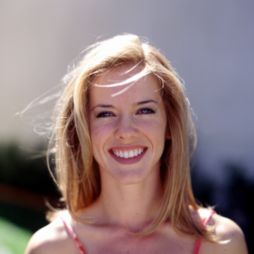
%> input picture matlab/graphonEstimation/deconvtv_v1/data/wind.jpg, 254 x 254 px
$ octave Example_image_denoise.m   (GNU Octave 9; MATLAB toolbox functions it lacks are replaced by stand-ins)
%> lines starting %> are read from the running program, lines starting %| are printed output that depends on the picture
### matlab/graphonEstimation/deconvtv_v1/deconvtv.m
function out = deconvtv(g, H, mu, opts)
%%%%%%%%%%%%%%%%%%%%%%%%%%%%%%%%%%%%%%%
% out = deconvtvl1(g, H, mu, opts)
% deconvolves image g by solving the following TV minimization problem
%
% min  mu  || Hf - g ||_1 + ||f||_TV
% min mu/2 || Hf - g ||^2 + ||f||_TV
%
% where ||f||_TV = sum_{x,y,t} sqrt( a||Dxf||^2 + b||Dyf||^2 + c||Dtf||^2),
% Dxf = f(x+1,y, t) - f(x,y,t)
% Dyf = f(x,y+1, t) - f(x,y,t)
% Dtf = f(x,y, t+1) - f(x,y,t)
%
% Input:      g      - the observed image, can be gray scale, color, or video
%             H      - point spread function
%            mu      - regularization parameter
%     opts.method    - either 'l1' or {'l2'}
%     opts.rho_r     - initial penalty parameter for ||u-Df||   {2}
%     opts.rho_o     - initial penalty parameter for ||Hf-g-r|| {50}
%     opts.beta      - regularization parameter [a b c] for weighted TV norm {[1 1 0]}
%     opts.gamma     - update constant for rho_r {2}
%     opts.max_itr   - maximum iteration {20}
%     opts.alpha     - constant that determines constraint violation {0.7}
%     opts.tol       - tolerance level on relative change {1e-3}
%     opts.print     - print screen option {false}
%     opts.f         - initial  f {g}
%     opts.y1        - initial y1 {0}
%     opts.y2        - initial y2 {0}
%     opts.y3        - initial y3 {0}
%     opts.z         - initial  z {0}
%     ** default values of opts are given in { }.
%
% Output: out.f      - output video
%         out.itr    - total number of iterations elapsed
%         out.relchg - final relative change
%         out.Df1    - Dxf, f is the output video
%         out.Df2    - Dyf, f is the output video
%         out.Df3    - Dtf, f is the output video
%         out.y1     - Lagrange multiplier for Df1
%         out.y2     - Lagrange multiplier for Df2
%         out.y3     - Lagrange multiplier for Df3
%         out.rho_r  - final penalty parameter
%
% Stanley Chan
% Copyright 2011
% University of California, San Diego
%
% Last Modified:
% 30 Apr, 2010 (deconvtvl2)
%  4 May, 2010 (deconvtvl2)
%  5 May, 2010 (deconvtvl2)
%  4 Aug, 2010 (deconvtvl1)
% 20 Jan, 2011 (deconvtv)
%
% %%%%%%%%%%%%%%%%%%%%%%%%%%%%%%%%%%%%%%
path(path,genpath(pwd));

if nargin<3
    error('not enough inputs, try again \n');
elseif nargin==3
    opts = [];
end

if ~isnumeric(mu)
    error('mu must be a numeric value! \n');
end

[rows cols frames] = size(g);

% this doesn't work on Mac, so we choose this manually
%memory_condition = memory;
%max_array_memory = memory_condition.MaxPossibleArrayBytes/16;
max_array_memory= 6.2927e+07;

if rows*cols*frames>0.1*max_array_memory
    fprintf('Warning: possible memory issue \n');
    reply = input('Do you want to continue? [y/n]: ', 's');
    if isequal(reply, 'n')
        out.f = 0;
        return
    end
end

if ~isfield(opts,'method')
    method = 'l2';
else
    method = opts.method;
end

switch method
    case 'l2'
        out = deconvtvl2(g,H,mu,opts);
    case 'l1'
        out = deconvtvl1(g,H,mu,opts);
    otherwise
        error('unknown method \n');
end

### matlab/graphonEstimation/deconvtv_v1/private/deconvtvl1.m
function out = deconvtvl1(g, H, mu, opts)
%%%%%%%%%%%%%%%%%%%%%%%%%%%%%%%%%%%%%%%
% out = deconvtvl1(g, H, mu, opts)
% deconvolves image g by solving the following TV minimization problem
%
% min (mu/2) || Hf - g ||_1 + ||f||_TV
%
% where ||f||_TV = sqrt( a||Dxf||^2 + b||Dyf||^2 c||Dtf||^2),
% Dxf = f(x+1,y, t) - f(x,y,t)
% Dyf = f(x,y+1, t) - f(x,y,t)
% Dtf = f(x,y, t+1) - f(x,y,t)
%
% Input:      g      - the observed image, can be gray scale, or color
%             H      - point spread function
%            mu      - regularization parameter
%     opts.rho_r     - initial penalty parameter for ||u-Df||   {2}
%     opts.rho_o     - initial penalty parameter for ||Hf-g-r|| {50}
%     opts.beta      - regularization parameter [a b c] for weighted TV norm {[1 1 2.5]}
%     opts.gamma     - update constant for rho_r {2}
%     opts.max_itr   - maximum iteration {20}
%     opts.alpha     - constant that determines constraint violation {0.7}
%     opts.tol       - tolerance level on relative change {1e-3}
%     opts.print     - print screen option {false}
%     opts.f         - initial f  {g}
%     opts.y1        - initial y1 {0}
%     opts.y2        - initial y2 {0}
%     opts.y3        - initial y3 {0}
%     opts.z         - initial z {0}
%     ** default values of opts are given in { }.
%
% Output: out.f      - output video
%         out.itr    - total number of iterations elapsed
%         out.relchg - final relative change
%         out.Df1    - Dxf, f is the output video
%         out.Df2    - Dyf, f is the output video
%         out.Df3    - Dtf, f is the output video
%         out.y1     - Lagrange multiplier for Df1
%         out.y2     - Lagrange multiplier for Df2
%         out.y3     - Lagrange multiplier for Df3
%         out.rho_r  - final penalty parameter
%
% Stanley Chan
% Copyright 2010
% University of California, San Diego
%
% Last Modified:
% 30 Apr, 2010 (deconvtv)
%  4 May, 2010 (deconvtv)
%  5 May, 2010 (deconvtv)
%  4 Aug, 2010 (deconvtv_L1)
%%%%%%%%%%%%%%%%%%%%%%%%%%%%%%%%%%%%%%

[rows cols frames] = size(g);

% Check inputs
if nargin<3
    error('not enough input, try again \n');
elseif nargin==3
    opts = [];
end

if ~isnumeric(mu)
    error('mu must be a numeric value! \n');
end


% Check defaults
if ~isfield(opts,'rho_o')
    opts.rho_o = 50;
end
if ~isfield(opts,'rho_r')
    opts.rho_r = 2;
end
if ~isfield(opts,'gamma')
    opts.gamma = 2;
end
if ~isfield(opts,'max_itr')
    opts.max_itr = 20;
end
if ~isfield(opts,'tol')
    opts.tol = 1e-3;
end
if ~isfield(opts,'alpha')
    opts.alpha = 0.7;
end
if ~isfield(opts,'print')
    opts.print = false;
end
if ~isfield(opts,'f')
    opts.f = g;
end
if ~isfield(opts,'y1')
    opts.y1 = zeros(rows, cols, frames);
end
if ~isfield(opts,'y2')
    opts.y2 = zeros(rows, cols, frames);
end
if ~isfield(opts,'y3')
    opts.y3 = zeros(rows, cols, frames);
end
if ~isfield(opts,'z')
    opts.z = zeros(rows, cols, frames);
end
if ~isfield(opts,'beta')
    opts.beta = [1 1 0];
end


% initialize
max_itr   = opts.max_itr;
tol       = opts.tol;
alpha     = opts.alpha;
beta      = opts.beta;
gamma     = opts.gamma;
rho_r     = opts.rho_r;
rho_o     = opts.rho_o;
f         = opts.f;
y1        = opts.y1;
y2        = opts.y2;
y3        = opts.y3;
z         = opts.z;


eigHtH      = abs(fftn(H, [rows cols frames])).^2;
eigDtD      = abs(beta(1)*fftn([1 -1],  [rows cols frames])).^2 + abs(beta(2)*fftn([1 -1]', [rows cols frames])).^2;
if frames>1
    d_tmp(1,1,1)= 1; d_tmp(1,1,2)= -1;
    eigEtE  = abs(beta(3)*fftn(d_tmp, [rows cols frames])).^2;
else
    eigEtE = 0;
end

Htg         = imfilter(g, H, 'circular');
[D,Dt]      = defDDt(beta);

[Df1 Df2 Df3] = D(f);
w       = imfilter(f, H, 'circular') - g;
rnorm   = sqrt(norm(Df1(:))^2 + norm(Df2(:))^2 + norm(Df3(:))^2);

out.relchg = [];
out.objval = [];


if opts.print==true
    fprintf('Running deconvtv (L1 version)  \n');
    fprintf('mu =   %10.2f \n\n', mu);
    fprintf('itr        relchg        ||Hf-g||_1       ||f||_TV         Obj Val            rho_r   \n');
end

for itr = 1:max_itr

    % u-subproblem
    v1 = Df1+(1/rho_r)*y1;
    v2 = Df2+(1/rho_r)*y2;
    v3 = Df3+(1/rho_r)*y3;
    v  = sqrt(v1.^2 + v2.^2 + v3.^2);
    v(v==0) = 1e-6;
    v  = max(v - 1/rho_r, 0)./v;
    u1 = v1.*v;
    u2 = v2.*v;
    u3 = v3.*v;

    % r-subproblem
    r = max(abs(w + 1/rho_o*z)-mu/rho_o, 0).*sign(w+1/rho_o*z);

    % f-subproblem
    f_old = f;
    rhs  = rho_o*Htg + imfilter(rho_o*r-z, H, 'circular') + Dt(rho_r*u1-y1, rho_r*u2-y2, rho_r*u3-y3);
    eigA = rho_o*eigHtH + rho_r*eigDtD + rho_r*eigEtE;
    f    = real(ifftn(fftn(rhs)./eigA));

    % y and z -update
    [Df1 Df2 Df3] = D(f);
    w    = imfilter(f, H, 'circular') - g;

    y1   = y1 - rho_r*(u1 - Df1);
    y2   = y2 - rho_r*(u2 - Df2);
    y3   = y3 - rho_r*(u3 - Df3);
    z    = z  - rho_o*(r - w);


    if (opts.print==true)
        r1norm     = sum(abs(w(:)));
        r2norm     = sum(sqrt(Df1(:).^2 + Df2(:).^2 + Df3(:).^2));
        objval     = mu*r1norm+r2norm;
    end

    rnorm_old  = rnorm;
    rnorm      = sqrt(norm(Df1(:)-u1(:), 'fro')^2 + norm(Df2(:)-u2(:), 'fro')^2 + norm(Df3(:)-u3(:), 'fro')^2);

    if rnorm>alpha*rnorm_old
        rho_r  = rho_r * gamma;
    end


    % relative change
    relchg = norm(f(:)-f_old(:))/norm(f_old(:));
    out.relchg(itr) = relchg;
    if (opts.print==true)
        out.objval(itr) = objval;
    end

    % print
    if (opts.print==true)
        fprintf('%3g \t %6.4e \t %6.4e \t %6.4e \t %6.4e \t %6.4e\n ', itr, relchg, r1norm, r2norm, objval, rho_r);
    end

    % check stopping criteria
    if relchg < tol
        break
    end
end

out.f    = f;
out.itr  = itr;
out.y1   = y1;
out.y2   = y2;
out.y3   = y3;
out.z    = z;
out.rho_r  = rho_r;
out.Df1  = Df1;
out.Df2  = Df2;
out.Df3  = Df3;


if (opts.print==true)
    fprintf('\n');
end

end


% [21 lines left out: functions defDDt, ForwardD, Dive, not called in this run]

### matlab/graphonEstimation/deconvtv_v1/Example_image_denoise.m
clear all
close all
clc

%%%%%%%%%%%%%%%%%%%%%%%%%%%%%%%%%%%%%%%
% Demo file for deconvtv
% Image 'salt and pepper' noise removal
%
% Stanley Chan
% University of California, San Diego
% 20 Jan, 2011
%
% Copyright 2011
%%%%%%%%%%%%%%%%%%%%%%%%%%%%%%%%%%%%%%%

% Prepare images
f_orig  = im2double(imread('./data/wind.jpg'));
[rows cols frames] = size(f_orig);
%> rows = 254; cols = 254; frames = 3
H       = fspecial('gaussian', [9 9], 2);
g       = imfilter(f_orig, H, 'circular');
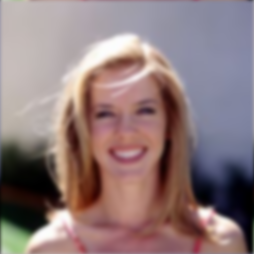
%> g: size 254x254x3 double; mean R, G, B 0.56, 0.48, 0.484; mean of the top-left, top-right, bottom-left and bottom-right quarters 0.685, 0.566, 0.401, 0.379
g       = imnoise(g, 'salt & pepper', 0.05);
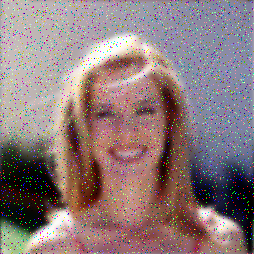
%> g: size 254x254x3 double; mean R, G, B 0.557, 0.481, 0.485

% Setup parameters (for example)
opts.rho_r   = 5;
opts.rho_o   = 100;
opts.beta    = [1 1 0];
opts.print   = true;
opts.alpha   = 0.7;
opts.method  = 'l1';

% Setup mu
mu           = 20;

% Main routine
tic
out = deconvtv(g, H, mu, opts);
%> in deconvtvl1, `max_itr   = opts.max_itr;`: max_itr = 20
%> in deconvtvl1, `tol       = opts.tol;`: tol = 0.001
%> in deconvtvl1, `alpha     = opts.alpha;`: alpha = 0.7
%> in deconvtvl1, `beta      = opts.beta;`: beta = [1 1 0]
%> in deconvtvl1, `gamma     = opts.gamma;`: gamma = 2
%> in deconvtvl1, `rho_r     = opts.rho_r;`: rho_r = 5
%> in deconvtvl1, `rho_o     = opts.rho_o;`: rho_o = 100
%> in deconvtvl1, `y1        = opts.y1;`: y1: size 254x254x3 double; every value is 0
%> the run ends on the next line

$ run again, with matlab/graphonEstimation/deconvtv_v1/data/building.jpg copied over matlab/graphonEstimation/deconvtv_v1/data/wind.jpg
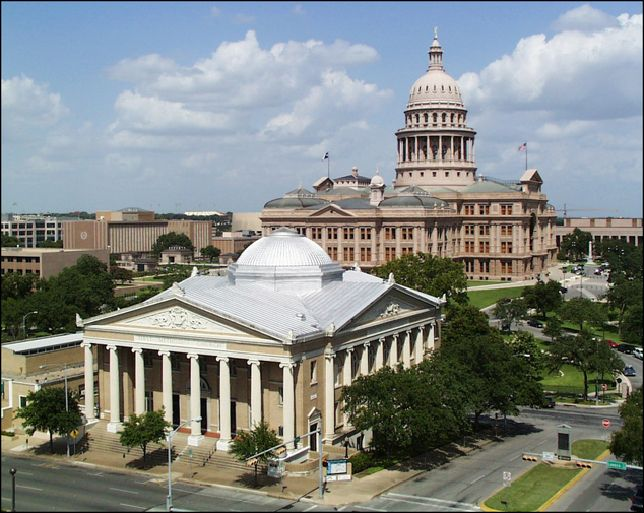
%> input picture matlab/graphonEstimation/deconvtv_v1/data/building.jpg, 644 x 513 px
%> `g       = imfilter(f_orig, H, 'circular');`:
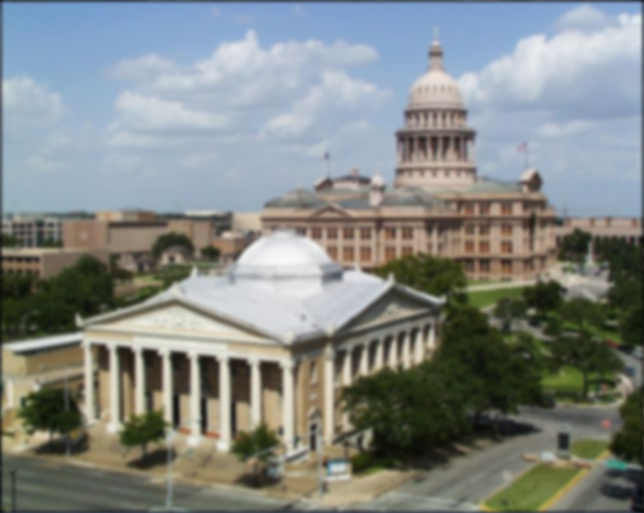
%> g: size 513x644x3 double; mean R, G, B 0.513, 0.534, 0.524; mean of the top-left, top-right, bottom-left and bottom-right quarters 0.663, 0.633, 0.474, 0.326
%> `g       = imnoise(g, 'salt & pepper', 0.05);`:
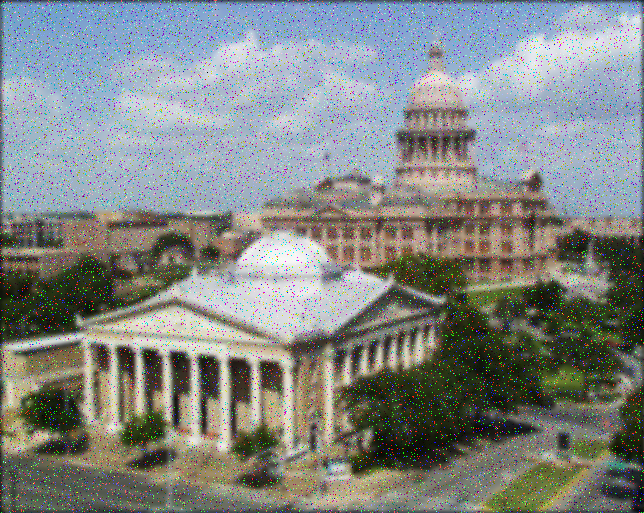
%> g: size 513x644x3 double; mean R, G, B 0.513, 0.532, 0.523
%> max_itr = 20
%> tol = 0.001
%> alpha = 0.7
%> beta = [1 1 0]
%> gamma = 2
%> rho_r = 5
%> rho_o = 100
%> y1: size 513x644x3 double; every value is 0

$ run again, with matlab/graphonEstimation/deconvtv_v1/data/data0001.jpg copied over matlab/graphonEstimation/deconvtv_v1/data/wind.jpg
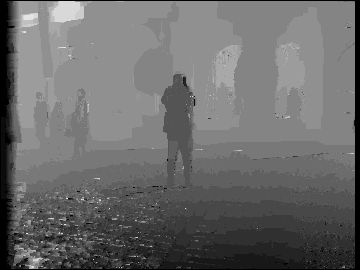
%> input picture matlab/graphonEstimation/deconvtv_v1/data/data0001.jpg, 360 x 270 px
%> `g       = imfilter(f_orig, H, 'circular');`:
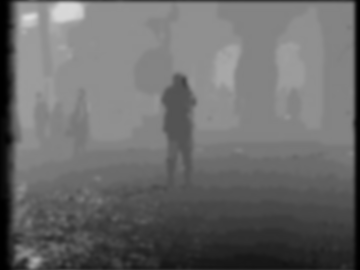
%> g: size 270x360 double; min 0.000672, max 0.867, mean 0.419
%> `g       = imnoise(g, 'salt & pepper', 0.05);`:
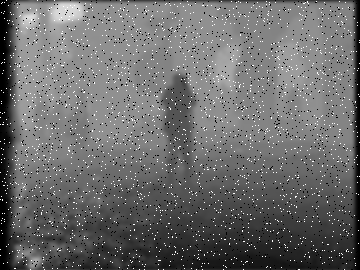
%> g: size 270x360 double; min 0, max 1, mean 0.423
%> max_itr = 20
%> tol = 0.001
%> alpha = 0.7
%> beta = [1 1 0]
%> gamma = 2
%> rho_r = 5
%> rho_o = 100
%> y1: size 270x360 double; every value is 0
